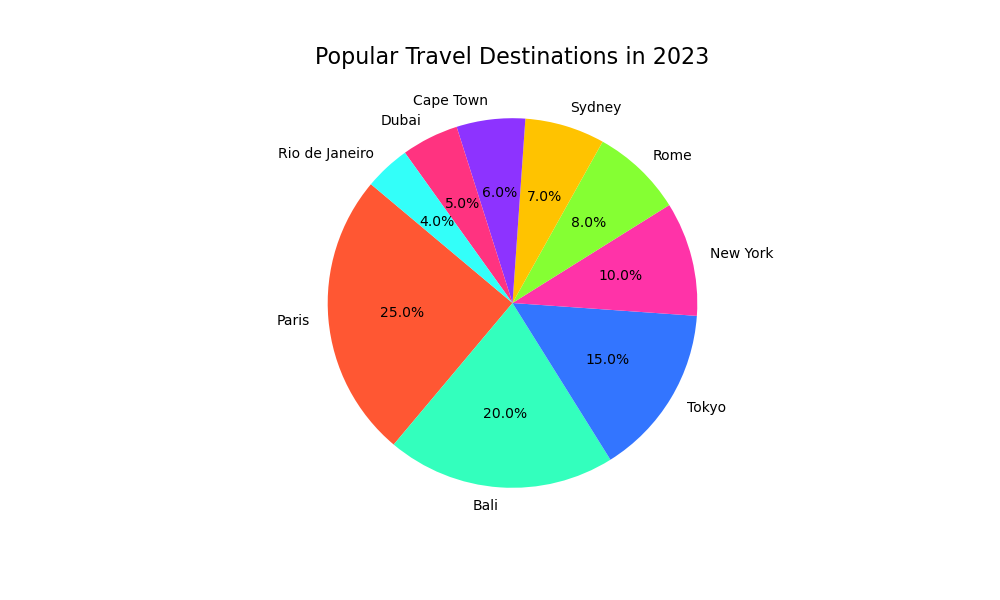

The Python source for this figure:

import matplotlib.pyplot as plt

# Data
destinations = ['Paris', 'Bali', 'Tokyo', 'New York', 'Rome', 'Sydney', 'Cape Town', 'Dubai', 'Rio de Janeiro']
percentages = [25.00, 20.00, 15.00, 10.00, 8.00, 7.00, 6.00, 5.00, 4.00]
colors = ['#FF5733', '#33FFBD', '#3375FF', '#FF33A8', '#85FF33', '#FFC300', '#8D33FF', '#FF3380', '#33FFF9']

# Create a pie chart
plt.figure(figsize=(10, 6))
plt.pie(percentages, labels=destinations, autopct='%1.1f%%', startangle=140, colors=colors)

# Title
plt.title('Popular Travel Destinations in 2023', fontsize=16)

# Display the chart
plt.show()
